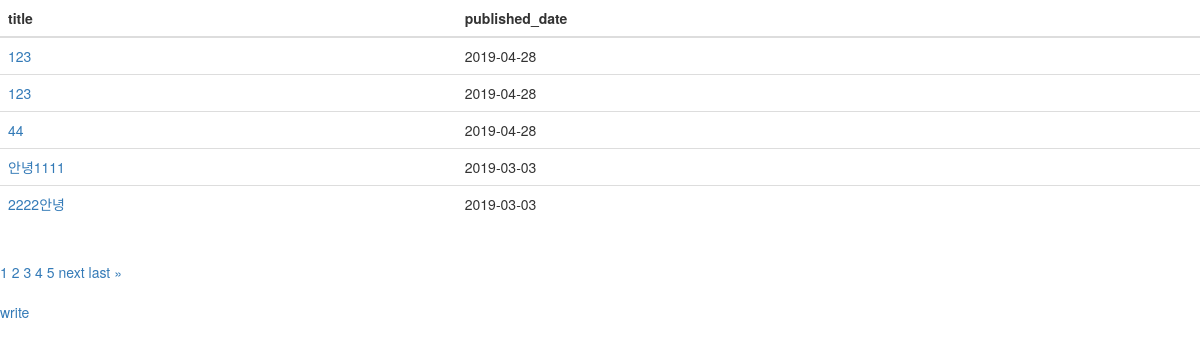
/myblog/, run on an earlier commit of the app's database.
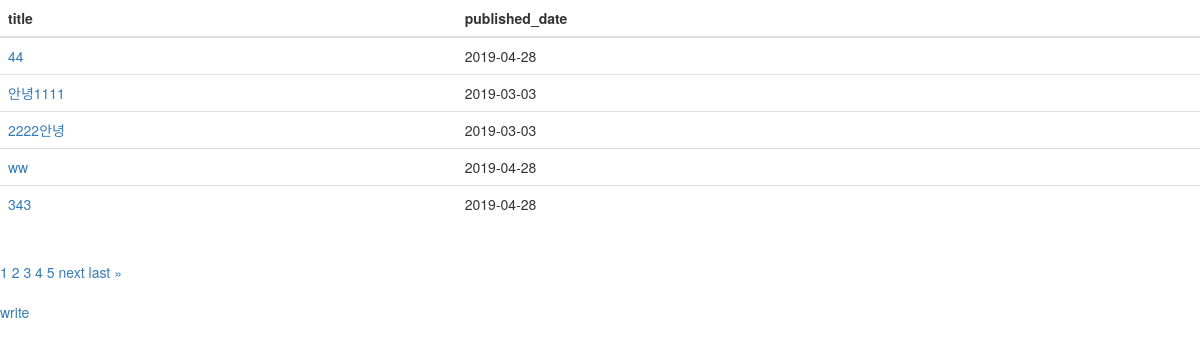
And on a later commit of the database.
### myblog/models.py (models this page shows, shortened)
class Post(models.Model):
    autor = models.ForeignKey('auth.User', on_delete=models.CASCADE)
    title = models.CharField(max_length=255, null=False, blank=False)
    content = models.TextField()
    files = models.FileField(null=True, upload_to="myblog/media/%Y/%m/%d")
    created_date = models.DateTimeField(default=timezone.now)
    published_date = models.DateTimeField(default=timezone.now)

### myblog/views.py (the view)
# urls.py: path('', views.index, name="index"),
def index(request):
    posts = Post.objects.filter(published_date__lte = timezone.now())
    if request.GET.get('page'):
        page = int(request.GET.get('page'))
    else :
        page = int(1)
    p_range = int(5)
    paginator = Paginator(posts, p_range)
    current_block = math.ceil(page/p_range)
    start_block = (current_block-1)*p_range
    end_block = start_block+p_range
    page_range = paginator.page_range[start_block:end_block]
    posts = paginator.get_page(page)
    return render(request, 'myblog/list.html', {
        'posts' : posts,
        'page_range' : page_range,
        })

### myblog/templates/myblog/list.html (shortened to what this page needs)
{% extends 'myblog/base.html' %}
{% block content %}
<div>
    <table class="table">
        <thead>
            <tr>
                <th>title</th>
                <th>published_date</th>
            </tr>
        </thead>
        <tbody>
            {% for post in posts %}
            <tr>
                <td>
                    <a href="{% url 'myblog:post' post.pk %}">{{ post.title }}</a>
                </td>
                <td>{{ post.published_date | date:"Y-m-d" }}</td>
            </tr>
            {% endfor %}
        </tbody>
    </table>
    <div class="pagination">
        <span class="step-links">
            <span class="current">
                {% for page in page_range %}
                <a href="?page={{page}}">{{ page }}</a>
                {% endfor %}
            </span>
            {% if posts.has_next %}
                <a href="?page={{ posts.next_page_number }}">next</a>
                <a href="?page={{ posts.paginator.num_pages }}">last &raquo;</a>
            {% endif %}
        </span>
    </div>
</div>
<a href="{% url 'myblog:write' %}">write</a>
{% endblock %}

What changed in the data, as far as the page shows it:
removed Post: title "123", published_date "2019-04-28"
removed Post: title "123", published_date "2019-04-28"
now on this page (row unchanged): Post: title "ww", published_date "2019-04-28"
now on this page (row unchanged): Post: title "343", published_date "2019-04-28"
